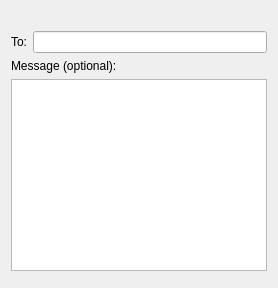
<?xml version="1.0" encoding="UTF-8"?>
<ui version="4.0">
 <class>CalendarMail</class>
 <widget class="QWidget" name="CalendarMail">
  <layout class="QVBoxLayout" name="layout">
   <item>
    <layout class="QHBoxLayout" name="top">
     <item>
      <widget class="QLabel" name="question">
       <property name="wordWrap">
        <bool>true</bool>
       </property>
       <property name="textFormat">
        <enum>Qt::PlainText</enum>
       </property>
      </widget>
     </item>
     <item>
      <widget class="QWidget" name="info" />
     </item>
    </layout>
   </item>
   <item>
    <layout class="QFormLayout" name="fields">
     <item row="0" column="0">
      <widget class="QLabel" name="toLabel">
       <property name="text">
        <string>To:</string>
       </property>
       <property name="buddy">
        <cstring>to</cstring>
       </property>
      </widget>
     </item>
     <item row="0" column="1">
      <widget class="QLineEdit" name="to" />
     </item>
    </layout>
   </item>
   <item>
    <widget class="QLabel" name="noteLabel">
     <property name="text">
      <string>Message (optional):</string>
     </property>
     <property name="buddy">
      <cstring>note</cstring>
     </property>
    </widget>
   </item>
   <item>
    <widget class="QPlainTextEdit" name="note" />
   </item>
   <item>
    <widget class="QDialogButtonBox" name="buttons" />
   </item>
  </layout>
 </widget>
 <resources />
 <connections />
</ui>
